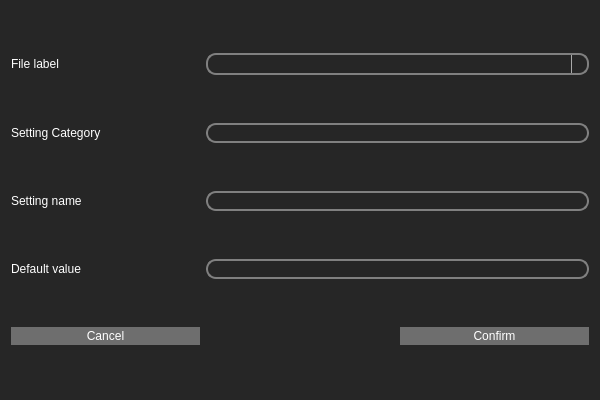
<?xml version="1.0" encoding="UTF-8"?>
<ui version="4.0">
 <class>AddTemplateSettingWindowClass</class>
 <widget class="QDialog" name="AddTemplateSettingWindowClass">
  <property name="geometry">
   <rect>
    <x>0</x>
    <y>0</y>
    <width>600</width>
    <height>400</height>
   </rect>
  </property>
  <property name="windowTitle">
   <string>AddTemplateSettingWindow</string>
  </property>
  <property name="styleSheet">
   <string notr="true">QWidget
{
	background-color:#262626
}

QPushButton{
border-radius : 15px;
border : 1px solid #FFFF00;
border-top : 1px solid #FFFF00;
color : white
}

QLabel
{
	color:white;
}

QPushButton:enabled
{
 background-color: #6E6E6E;
  border: 2px solid #6E6E6E;
  border-radius: 10px;
}

QPushButton:hover:!pressed
{
 background-color: #999999;
color:black
}

.QFrame
{
    border: 2px solid gray;
    border-radius: 10px;
}

QLineEdit {
    border: 2px solid gray;
    border-radius: 10px;
    padding: 0 8px;
    selection-background-color: darkgray;
	color : white;
}</string>
  </property>
  <layout class="QGridLayout" name="gridLayout">
   <item row="2" column="1" colspan="2">
    <widget class="QLineEdit" name="SettingNameLineEdit"/>
   </item>
   <item row="0" column="0">
    <widget class="QLabel" name="fileLabel">
     <property name="text">
      <string>File label</string>
     </property>
    </widget>
   </item>
   <item row="3" column="1" colspan="2">
    <widget class="QLineEdit" name="DefaultValueLineEdit"/>
   </item>
   <item row="2" column="0">
    <widget class="QLabel" name="SettingNameLabel">
     <property name="text">
      <string>Setting name</string>
     </property>
    </widget>
   </item>
   <item row="0" column="1" colspan="2">
    <widget class="QComboBox" name="FileComboBox">
     <property name="styleSheet">
      <string notr="true">QComboBox {
    border: 2px solid gray;
    border-radius: 10px;
    padding: 1px 18px 1px 3px;
    min-width: 6em;
	color: white;
}

QComboBox::drop-down {
    subcontrol-origin: padding;
    subcontrol-position: top right;
    width: 15px;

    border-left-width: 1px;
    border-left-color: darkgray;
    border-left-style: solid; /* just a single line */
    border-top-right-radius: 3px; /* same radius as the QComboBox */
    border-bottom-right-radius: 3px;
}
QComboBox:on { /* shift the text when the popup opens */
    padding-top: 3px;
    padding-left: 4px;
	color: white;
}

QComboBox:!editable:on, QComboBox::drop-down:editable:on {
	color : white;
}
QComboBox QAbstractItemView {
    border: 2px solid darkgray;
	border-radius: 10px;
    selection-background-color: lightgray;
	color : white;
}</string>
     </property>
    </widget>
   </item>
   <item row="3" column="0">
    <widget class="QLabel" name="DefaultValueLabel">
     <property name="text">
      <string>Default value</string>
     </property>
    </widget>
   </item>
   <item row="1" column="1" colspan="2">
    <widget class="QLineEdit" name="CategoryNameLineEdit"/>
   </item>
   <item row="1" column="0">
    <widget class="QLabel" name="SettingCategoryLabel">
     <property name="text">
      <string>Setting Category</string>
     </property>
    </widget>
   </item>
   <item row="4" column="2">
    <widget class="QPushButton" name="ConfirmButton">
     <property name="text">
      <string>Confirm</string>
     </property>
    </widget>
   </item>
   <item row="4" column="0">
    <widget class="QPushButton" name="CancelButton">
     <property name="text">
      <string>Cancel</string>
     </property>
    </widget>
   </item>
  </layout>
 </widget>
 <layoutdefault spacing="6" margin="11"/>
 <resources/>
 <connections/>
</ui>
